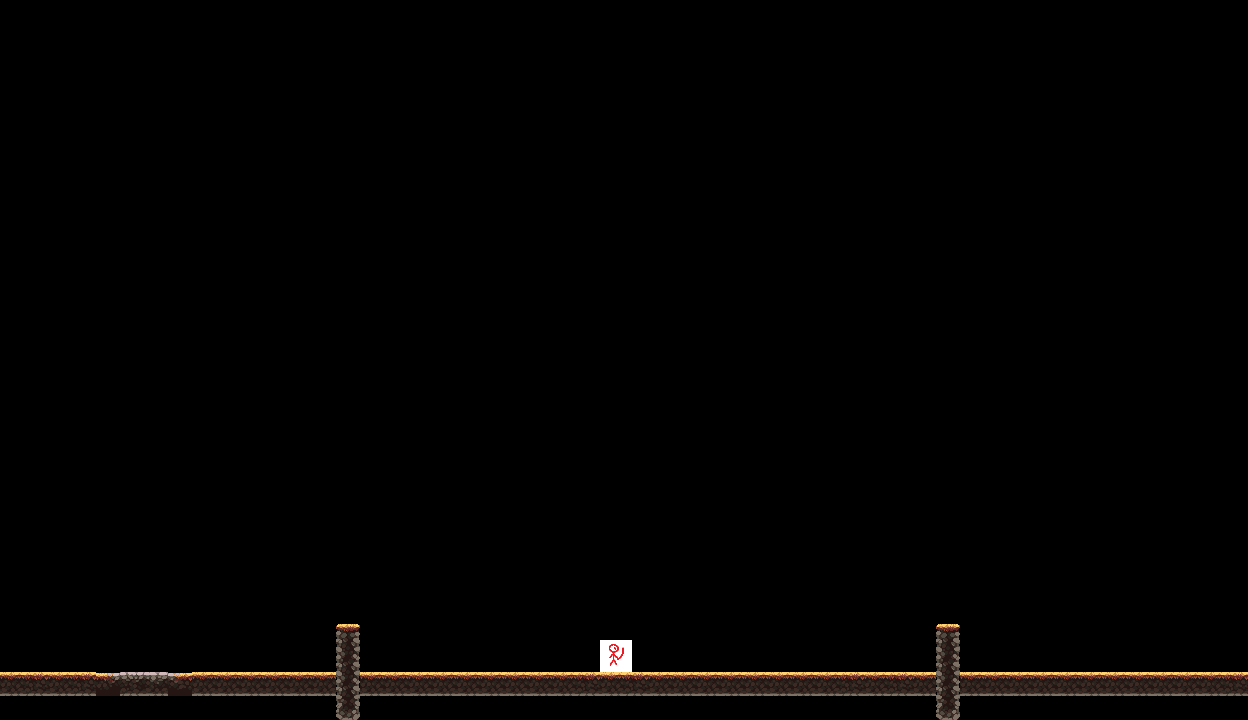

This game map was drawn from its Tiled (.tmx) file and the tilesets committed beside it. A one-line description and the full map source follow:
An orthogonal 52x30 tile map with 24x24 px tiles, 1 tile layer (Tile Layer 1), 2 tilesets.

<map version="1.10" tiledversion="1.11.0" orientation="orthogonal" renderorder="right-down" width="52" height="30" tilewidth="24" tileheight="24" infinite="0" nextlayerid="2" nextobjectid="1">
 <tileset firstgid="1" source="oak_woods_tileset.tsx" />
 <tileset firstgid="316" source="몬스터.tsx" />
 <layer id="1" name="Tile Layer 1" width="52" height="30">
  <data encoding="csv">
0,0,0,0,0,0,0,0,0,0,0,0,0,0,0,0,0,0,0,0,0,0,0,0,0,0,0,0,0,0,0,0,0,0,0,0,0,0,0,0,0,0,0,0,0,0,0,0,0,0,0,0,
0,0,0,0,0,0,0,0,0,0,0,0,0,0,0,0,0,0,0,0,0,0,0,0,0,0,0,0,0,0,0,0,0,0,0,0,0,0,0,0,0,0,0,0,0,0,0,0,0,0,0,0,
0,0,0,0,0,0,0,0,0,0,0,0,0,0,0,0,0,0,0,0,0,0,0,0,0,0,0,0,0,0,0,0,0,0,0,0,0,0,0,0,0,0,0,0,0,0,0,0,0,0,0,0,
0,0,0,0,0,0,0,0,0,0,0,0,0,0,0,0,0,0,0,0,0,0,0,0,0,0,0,0,0,0,0,0,0,0,0,0,0,0,0,0,0,0,0,0,0,0,0,0,0,0,0,0,
0,0,0,0,0,0,0,0,0,0,0,0,0,0,0,0,0,0,0,0,0,0,0,0,0,0,0,0,0,0,0,0,0,0,0,0,0,0,0,0,0,0,0,0,0,0,0,0,0,0,0,0,
0,0,0,0,0,0,0,0,0,0,0,0,0,0,0,0,0,0,0,0,0,0,0,0,0,0,0,0,0,0,0,0,0,0,0,0,0,0,0,0,0,0,0,0,0,0,0,0,0,0,0,0,
0,0,0,0,0,0,0,0,0,0,0,0,0,0,0,0,0,0,0,0,0,0,0,0,0,0,0,0,0,0,0,0,0,0,0,0,0,0,0,0,0,0,0,0,0,0,0,0,0,0,0,0,
0,0,0,0,0,0,0,0,0,0,0,0,0,0,0,0,0,0,0,0,0,0,0,0,0,0,0,0,0,0,0,0,0,0,0,0,0,0,0,0,0,0,0,0,0,0,0,0,0,0,0,0,
0,0,0,0,0,0,0,0,0,0,0,0,0,0,0,0,0,0,0,0,0,0,0,0,0,0,0,0,0,0,0,0,0,0,0,0,0,0,0,0,0,0,0,0,0,0,0,0,0,0,0,0,
0,0,0,0,0,0,0,0,0,0,0,0,0,0,0,0,0,0,0,0,0,0,0,0,0,0,0,0,0,0,0,0,0,0,0,0,0,0,0,0,0,0,0,0,0,0,0,0,0,0,0,0,
0,0,0,0,0,0,0,0,0,0,0,0,0,0,0,0,0,0,0,0,0,0,0,0,0,0,0,0,0,0,0,0,0,0,0,0,0,0,0,0,0,0,0,0,0,0,0,0,0,0,0,0,
0,0,0,0,0,0,0,0,0,0,0,0,0,0,0,0,0,0,0,0,0,0,0,0,0,0,0,0,0,0,0,0,0,0,0,0,0,0,0,0,0,0,0,0,0,0,0,0,0,0,0,0,
0,0,0,0,0,0,0,0,0,0,0,0,0,0,0,0,0,0,0,0,0,0,0,0,0,0,0,0,0,0,0,0,0,0,0,0,0,0,0,0,0,0,0,0,0,0,0,0,0,0,0,0,
0,0,0,0,0,0,0,0,0,0,0,0,0,0,0,0,0,0,0,0,0,0,0,0,0,0,0,0,0,0,0,0,0,0,0,0,0,0,0,0,0,0,0,0,0,0,0,0,0,0,0,0,
0,0,0,0,0,0,0,0,0,0,0,0,0,0,0,0,0,0,0,0,0,0,0,0,0,0,0,0,0,0,0,0,0,0,0,0,0,0,0,0,0,0,0,0,0,0,0,0,0,0,0,0,
0,0,0,0,0,0,0,0,0,0,0,0,0,0,0,0,0,0,0,0,0,0,0,0,0,0,0,0,0,0,0,0,0,0,0,0,0,0,0,0,0,0,0,0,0,0,0,0,0,0,0,0,
0,0,0,0,0,0,0,0,0,0,0,0,0,0,0,0,0,0,0,0,0,0,0,0,0,0,0,0,0,0,0,0,0,0,0,0,0,0,0,0,0,0,0,0,0,0,0,0,0,0,0,0,
0,0,0,0,0,0,0,0,0,0,0,0,0,0,0,0,0,0,0,0,0,0,0,0,0,0,0,0,0,0,0,0,0,0,0,0,0,0,0,0,0,0,0,0,0,0,0,0,0,0,0,0,
0,0,0,0,0,0,0,0,0,0,0,0,0,0,0,0,0,0,0,0,0,0,0,0,0,0,0,0,0,0,0,0,0,0,0,0,0,0,0,0,0,0,0,0,0,0,0,0,0,0,0,0,
0,0,0,0,0,0,0,0,0,0,0,0,0,0,0,0,0,0,0,0,0,0,0,0,0,0,0,0,0,0,0,0,0,0,0,0,0,0,0,0,0,0,0,0,0,0,0,0,0,0,0,0,
0,0,0,0,0,0,0,0,0,0,0,0,0,0,0,0,0,0,0,0,0,0,0,0,0,0,0,0,0,0,0,0,0,0,0,0,0,0,0,0,0,0,0,0,0,0,0,0,0,0,0,0,
0,0,0,0,0,0,0,0,0,0,0,0,0,0,0,0,0,0,0,0,0,0,0,0,0,0,0,0,0,0,0,0,0,0,0,0,0,0,0,0,0,0,0,0,0,0,0,0,0,0,0,0,
0,0,0,0,0,0,0,0,0,0,0,0,0,0,0,0,0,0,0,0,0,0,0,0,0,0,0,0,0,0,0,0,0,0,0,0,0,0,0,0,0,0,0,0,0,0,0,0,0,0,0,0,
0,0,0,0,0,0,0,0,0,0,0,0,0,0,0,0,0,0,0,0,0,0,0,0,0,0,0,0,0,0,0,0,0,0,0,0,0,0,0,0,0,0,0,0,0,0,0,0,0,0,0,0,
0,0,0,0,0,0,0,0,0,0,0,0,0,0,0,0,0,0,0,0,0,0,0,0,0,0,0,0,0,0,0,0,0,0,0,0,0,0,0,0,0,0,0,0,0,0,0,0,0,0,0,0,
0,0,0,0,0,0,0,0,0,0,0,0,0,0,0,0,0,0,0,0,0,0,0,0,0,0,0,0,0,0,0,0,0,0,0,0,0,0,0,0,0,0,0,0,0,0,0,0,0,0,0,0,
0,0,0,0,0,0,0,0,0,0,0,0,0,0,49,0,0,0,0,0,0,0,0,0,0,0,0,0,0,0,0,0,0,0,0,0,0,0,0,49,0,0,0,0,0,0,0,0,0,0,0,0,
0,0,0,0,0,0,0,0,0,0,0,0,0,0,91,0,0,0,0,0,0,0,0,0,0,316,0,0,0,0,0,0,0,0,0,0,0,0,0,91,0,0,0,0,0,0,0,0,0,0,0,0,
181,182,181,182,140,223,224,139,181,181,181,181,181,181,91,181,181,181,181,181,181,181,181,181,182,181,182,181,181,181,181,181,181,181,181,182,181,182,181,91,181,181,181,181,181,181,181,181,181,181,181,182,
0,0,0,0,0,0,0,0,0,0,0,0,0,0,112,0,0,0,0,0,0,0,0,0,0,0,0,0,0,0,0,0,0,0,0,0,0,0,0,112,0,0,0,0,0,0,0,0,0,0,0,0
</data>
 </layer>
</map>
